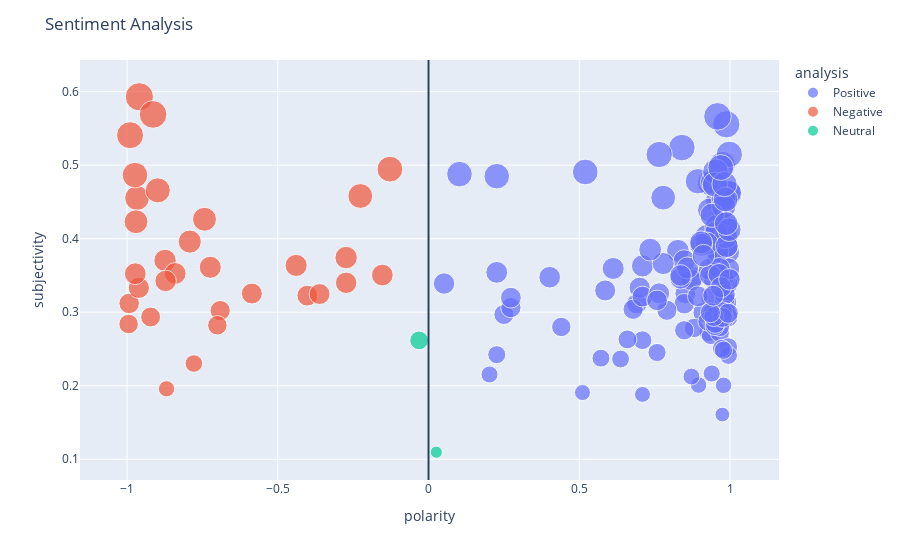

The notebook cell this image was saved under:
### Code cell
import plotly.express as px

fig = px.scatter(pna,
                x='polarity',
                y='subjectivity',
                color='analysis',
                size='subjectivity'
                )

fig.update_layout(title='Sentiment Analysis',
                shapes=[dict(
                    type='line',
                    yref='paper', y0=0, y1=1,
                    xref='x', x0=0, x1=0
                )]
                )

fig.show()

### Figure 1 — Plotly figure (JSON) as saved in the notebook; plotly's stock layout.template omitted (floating-point values rounded to 4 significant figures; data arrays with more than 128 entries replaced by an {"elided": "..."} marker saying what was removed)
{"data": [{"hovertemplate": "analysis=Positive<br>polarity=%{x}<br>subjectivity=%{marker.size}<extra></extra>", "legendgroup": "Positive", "marker": {"color": "#636efa", "size": {"elided": "139 float values"}, "sizemode": "area", "sizeref": 0.001483, "symbol": "circle"}, "mode": "markers", "name": "Positive", "orientation": "v", "showlegend": true, "type": "scatter", "x": {"elided": "139 float values"}, "xaxis": "x", "y": {"elided": "139 float values"}, "yaxis": "y"}, {"hovertemplate": "analysis=Negative<br>polarity=%{x}<br>subjectivity=%{marker.size}<extra></extra>", "legendgroup": "Negative", "marker": {"color": "#EF553B", "size": [0.34, 0.2839, 0.1958, 0.5408, 0.4264, 0.4553, 0.3254, 0.3023, 0.593, 0.3637, 0.312, 0.2821, 0.3705, 0.2302, 0.3332, 0.2935, 0.4865, 0.4231, 0.3226, 0.4581, 0.4657, 0.4946, 0.3247, 0.569, 0.3961, 0.3524, 0.3611, 0.3743, 0.3527, 0.3426, 0.3506], "sizemode": "area", "sizeref": 0.001483, "symbol": "circle"}, "mode": "markers", "name": "Negative", "orientation": "v", "showlegend": true, "type": "scatter", "x": [-0.2732, -0.9947, -0.8689, -0.9899, -0.743, -0.9666, -0.5859, -0.6908, -0.9591, -0.4391, -0.9928, -0.7003, -0.8739, -0.7783, -0.9607, -0.9217, -0.9735, -0.9702, -0.4019, -0.2263, -0.8979, -0.128, -0.3612, -0.9136, -0.7918, -0.9726, -0.7239, -0.2732, -0.8402, -0.872, -0.1531], "xaxis": "x", "y": [0.34, 0.2839, 0.1958, 0.5408, 0.4264, 0.4553, 0.3254, 0.3023, 0.593, 0.3637, 0.312, 0.2821, 0.3705, 0.2302, 0.3332, 0.2935, 0.4865, 0.4231, 0.3226, 0.4581, 0.4657, 0.4946, 0.3247, 0.569, 0.3961, 0.3524, 0.3611, 0.3743, 0.3527, 0.3426, 0.3506], "yaxis": "y"}, {"hovertemplate": "analysis=Neutral<br>polarity=%{x}<br>subjectivity=%{marker.size}<extra></extra>", "legendgroup": "Neutral", "marker": {"color": "#00cc96", "size": [0.2617, 0.1096], "sizemode": "area", "sizeref": 0.001483, "symbol": "circle"}, "mode": "markers", "name": "Neutral", "orientation": "v", "showlegend": true, "type": "scatter", "x": [-0.0312, 0.0258], "xaxis": "x", "y": [0.2617, 0.1096], "yaxis": "y"}], "layout": {"legend": {"itemsizing": "constant", "title": {"text": "analysis"}, "tracegroupgap": 0}, "margin": {"t": 60}, "shapes": [{"type": "line", "x0": 0, "x1": 0, "xref": "x", "y0": 0, "y1": 1, "yref": "paper"}], "title": {"text": "Sentiment Analysis"}, "xaxis": {"anchor": "y", "domain": [0, 1], "title": {"text": "polarity"}}, "yaxis": {"anchor": "x", "domain": [0, 1], "title": {"text": "subjectivity"}}}}
